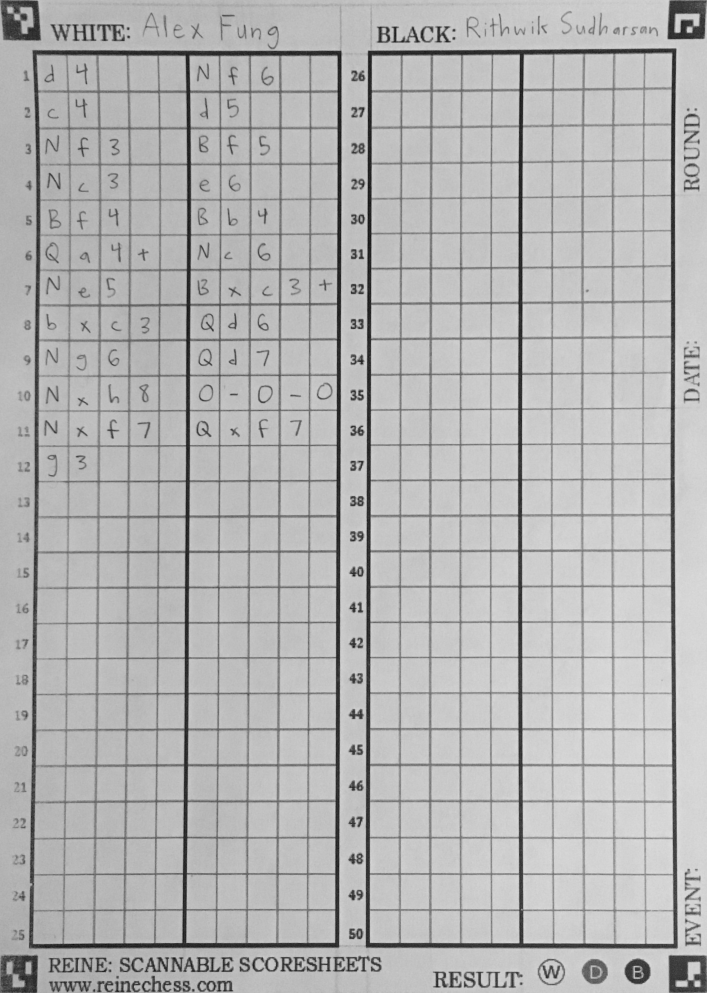
#> input picture CharExtract/1388_pre.png, 2119 x 2978 px (shown at 1/3 size)
$ python -i Alignment.py   (imports and definitions only)
#> lines starting #> are read from the running program, lines starting #| are printed output that depends on the picture
#> further down, picture is the input picture: shape (2978, 2119, 3); min 5, max 229, mean 180.8
import cv2 as cv
from cv2 import aruco  # opencv-contrib-python
import numpy as np


# [62 lines left out: functions aruco_align, get_transform, detect_markers, get_coordinate, not called in this run]


def shadow_remover(img):
    grayscale_plane = cv.split(img)[0]
    dilated_img = cv.dilate(grayscale_plane, np.ones((7, 7), np.uint8))
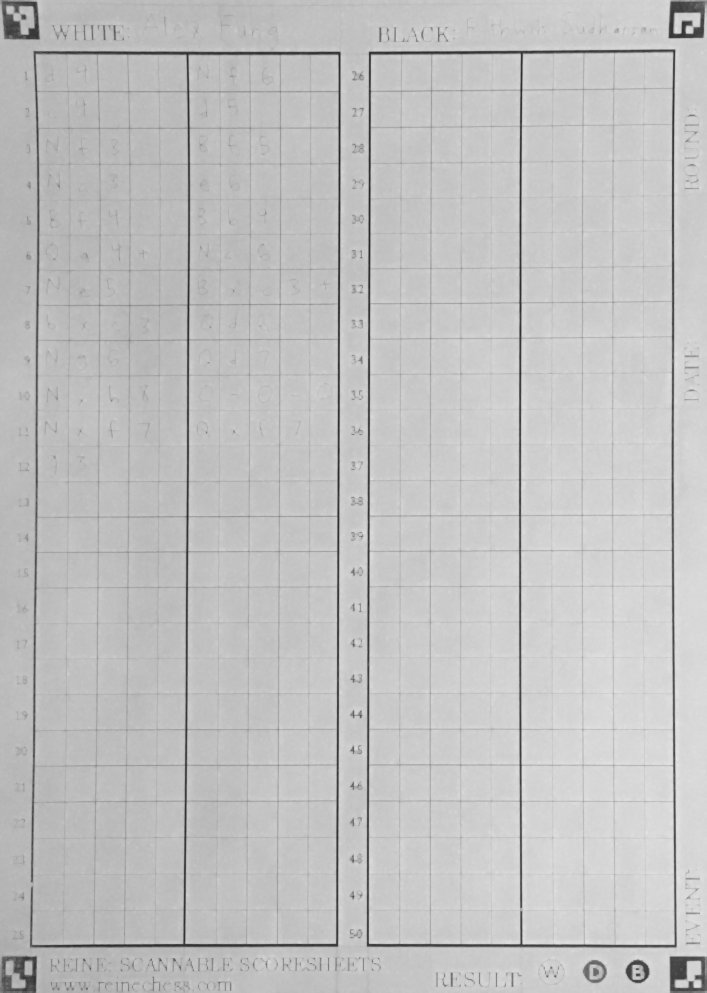
#> dilated_img: shape (2978, 2119) (shown at 1/3 size); min 35, max 229, mean 193.6
    bg_img = cv.medianBlur(dilated_img, 21)
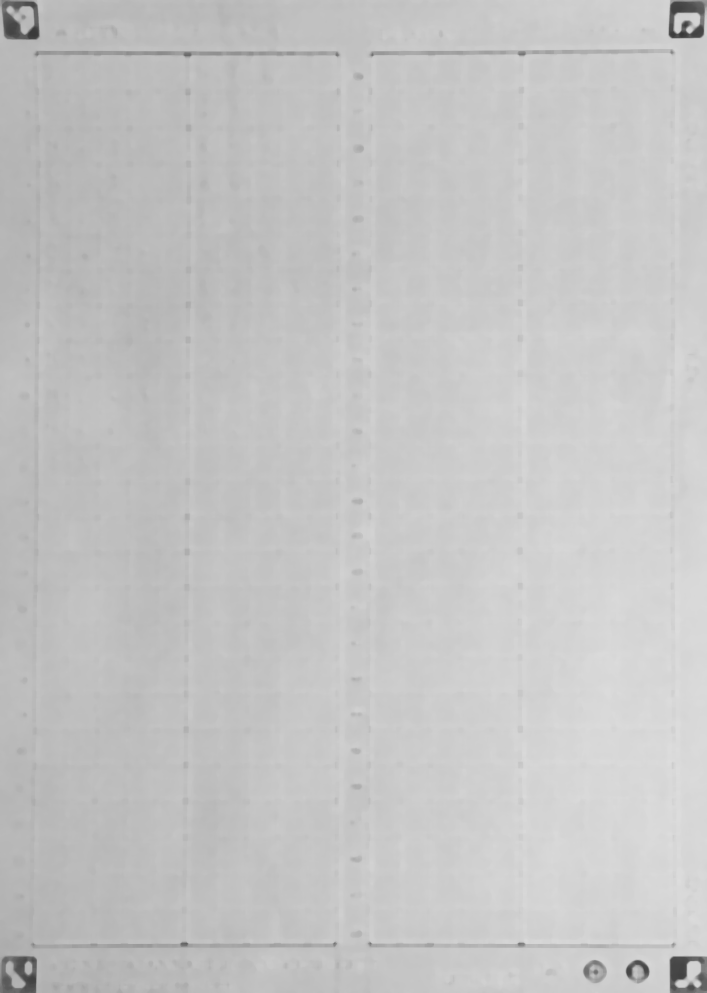
#> bg_img: shape (2978, 2119) (shown at 1/3 size); min 56, max 221, mean 196.8
    diff_img = 255 - cv.absdiff(grayscale_plane, bg_img)
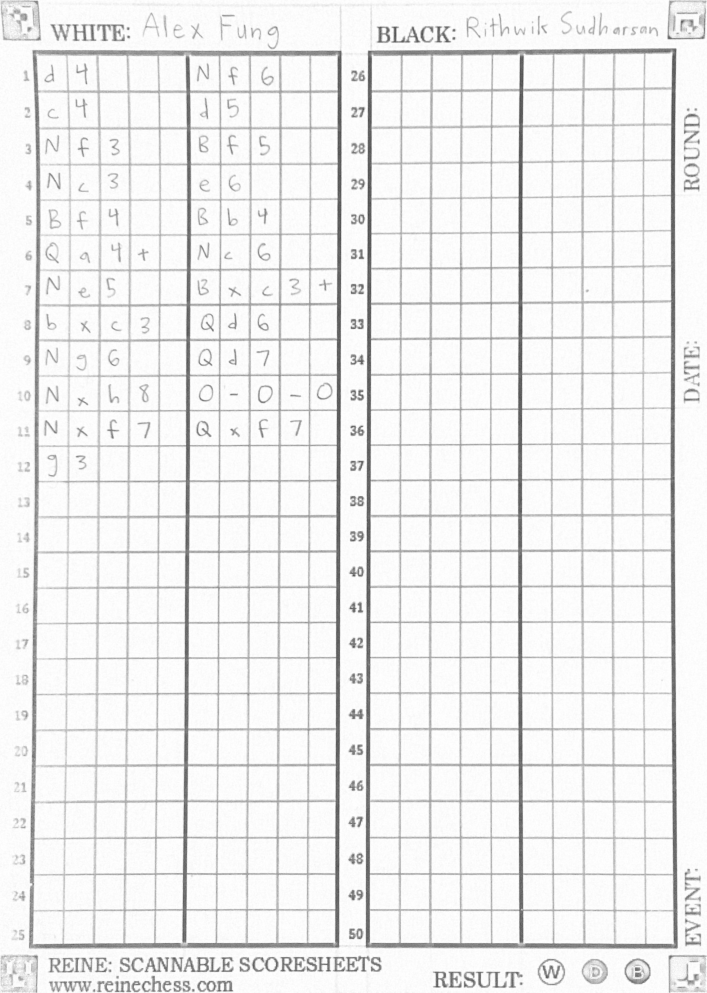
#> diff_img: shape (2978, 2119) (shown at 1/3 size); min 64, max 255, mean 238.8
    normalized_img = cv.normalize(diff_img, None, alpha=0, beta=255, norm_type=cv.NORM_MINMAX, dtype=cv.CV_8UC1)
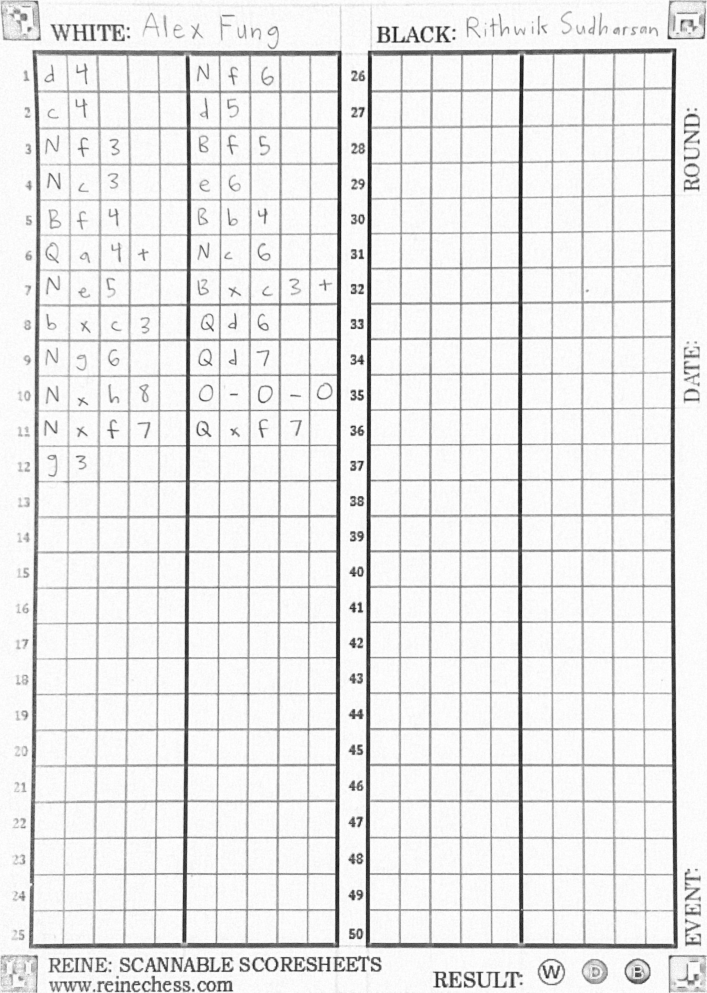
#> normalized_img: shape (2978, 2119) (shown at 1/3 size); min 0, max 255, mean 233.4
    return normalized_img

>>> import cv2
>>> picture = cv2.imread('CharExtract/1388_pre.png')
>>> result = shadow_remover(picture)
